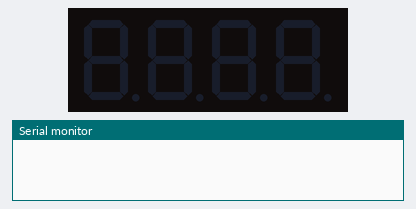
Bench run of a sketch on a simulated Arduino Uno, built with avr-gcc and run on an emulated ATmega328P. Parts: 4-digit seven-segment display, the last lines printed to the serial monitor.

Above: at 0.1 s.
At 1.25 s:
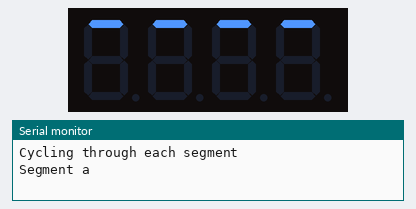
At 1.6 s:
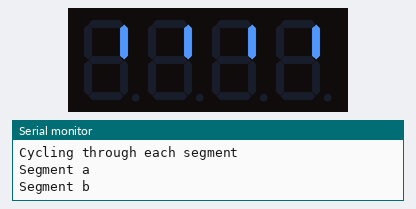
At 2.25 s:
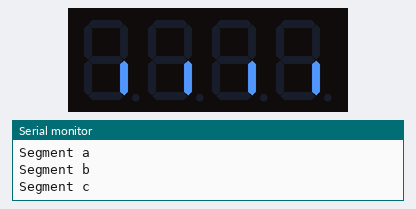
At 3.25 s:
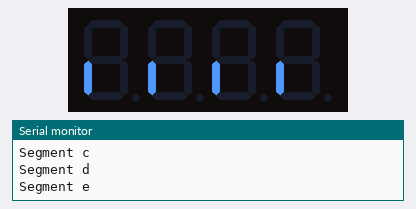
At 4.25 s:
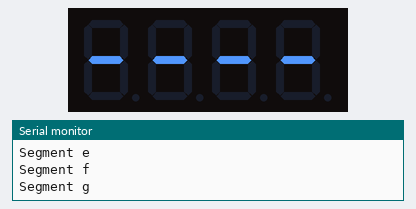

The sketch:

testDisplay.ino
```cpp
#include <Arduino.h>

/* SevSeg testDisplay

 Copyright 2023 Dean Reading

 This example is helpful to test a display by cycling through each segment,
 then each digit.

 You can simulate this sketch on Wokwi
 https://wokwi.com/projects/371856060223388673
 */

#include <SevSeg.h>

void nextState(); // Forward declaration of function

SevSeg sevseg; // Instantiate a seven segment object
uint8_t state = 0;
uint8_t numDigits;
const uint32_t INTERVAL_MS = 500; // The time spent in each state

// setup
/******************************************************************************/
void setup() {
  numDigits = 4;
  byte digitPins[] = {2, 3, 4, 5};
  byte segmentPins[] = {6, 7, 8, 9, 10, 11, 12, 13};
  bool resistorsOnSegments = false; // 'false' means resistors are on digit pins
  byte hardwareConfig = COMMON_ANODE; // See README.md for options
  bool updateWithDelays = false; // Default 'false' is Recommended
  bool leadingZeros = false; // Use 'true' if you'd like to keep the leading zeros
  bool disableDecPoint = false; // Use 'true' if your decimal point doesn't exist or isn't connected. Then, you only need to specify 7 segmentPins[]

  sevseg.begin(hardwareConfig, numDigits, digitPins, segmentPins, resistorsOnSegments,
  updateWithDelays, leadingZeros, disableDecPoint);
  sevseg.setBrightness(90);

  Serial.println("SevSeg testDisplay.ino");
  Serial.println("This sketch will cycle through all segments, then all digits");
  Serial.println("2023 Dean Reading");
  Serial.begin(115200);
}

// loop
/******************************************************************************/
void loop() {
  static unsigned long timer = millis();

  if (millis() - timer >= INTERVAL_MS) {
    timer = millis();
    nextState();
  }

  sevseg.refreshDisplay(); // Must run repeatedly
}

// nextState
/******************************************************************************/
void nextState() {

    switch (state) {
        // CYCLE SEGMENTS
        case 0:
            Serial.println("\nCycling through each segment");
            sevseg.blank();
        break;
        case 1:
        case 2:
        case 3:
        case 4:
        case 5:
        case 6:
        case 7:
        case 8:
        {
            // Set a single segment on (for all digits)
            uint8_t segNum = (state - 1);
            uint8_t segVal = 1 << segNum;
            for (int d=0; d < numDigits; d++) {
                sevseg.setSegmentsDigit(d, segVal);
            }
            Serial.print("Segment "); Serial.println(char('a' + segNum));
            break;
        }

        // CYCLE DIGITS
        case 9:
            Serial.println("Cycling through each digit");
            sevseg.blank();
        break;
        case 10:
        case 11:
        case 12:
        case 13:
        case 14:
        case 15:
        case 16:
        case 17:
        {
            // Set 1 digit on (all segments)
            uint8_t digitNumOn = state - 10;
            sevseg.blank();
            sevseg.setSegmentsDigit(digitNumOn, 0xFF);
            Serial.print("Digit "); Serial.print(digitNumOn); Serial.println(" on");

            if (digitNumOn + 1 == numDigits) {
                state = 20 - 1; // This is the last digit. Jump to state 20
            }
            break;
        }

        // ALL ON
        case 20: // Wait 1 step
            sevseg.blank();
        break;
        case 21:
            for (int d=0; d < numDigits; d++) {
                sevseg.setSegmentsDigit(d, 0xFF);
            }
            Serial.println("All LEDs on!");
        break;

        case 22: // Wait 2 steps
            Serial.println("Cycle finished");
        case 23:
            sevseg.blank();
        break;

        default:
            state = -1; // Should never arrive here
            break;
    }

    state++;
    if (state > 23) {
        state = 0;
    }
}

/// END ///
```

Measured:
- by itself, everything shown: repeats every 9.0 s, in 16 steps
- what the display in image 1 shows lasts 0.5 s, from 1.0 s to 1.5 s
